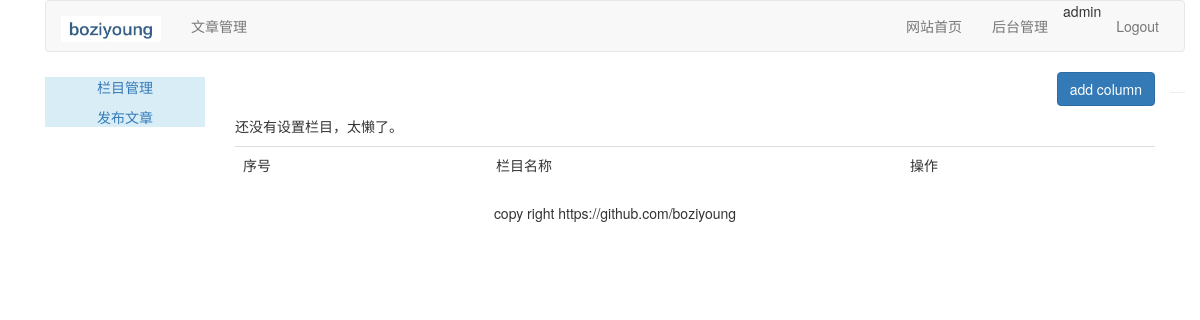
The app's page /article/article-column/ (signed in), older data.
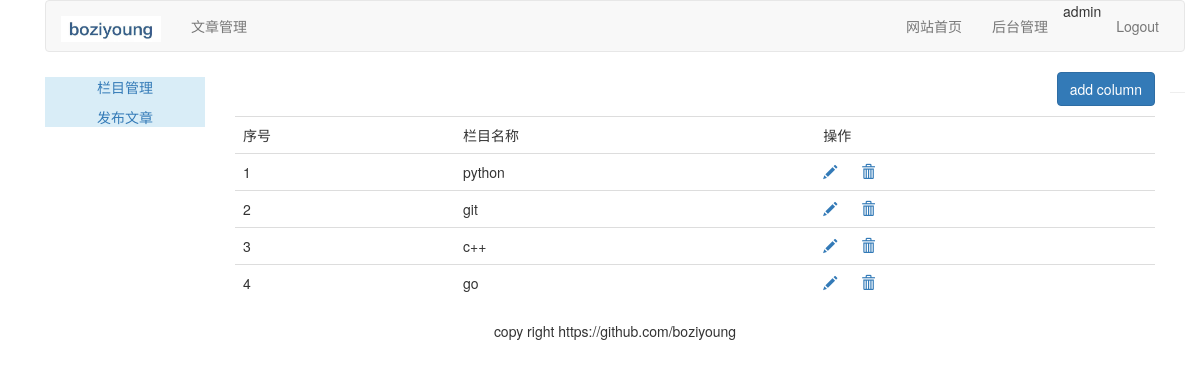
The same page, newer data.
### article/models.py (models this page shows, shortened)
class ArticleColumn(models.Model):
    user = models.ForeignKey(User, related_name="article_column", on_delete=models.CASCADE)      # related_name:# 指定反向访问的名字
    column = models.CharField(max_length=200)
    created = models.DateField(auto_now_add=True)

### article/views.py (the view, shortened to what this page needs)
# urls.py: path('article-column/',  views.article_column, name="article_column"),
@login_required(login_url='/account/login/')
@csrf_exempt   # 可以解決提交表單時遇到的csrf錯誤
def article_column(request):
    if request.method == "GET":
        columns = ArticleColumn.objects.filter(user=request.user)
        column_form = ArticleColumnForm()              # 创建表单类实例对象
        return render(request, "article/column/article_column.html", {"columns": columns, 'column_form': column_form})

### templates/article/column/article_column.html (shortened to what this page needs)
{% extends "article/base.html" %}
{% load static %}
{% block title %}article column{% endblock %} {% block content %}
<div>
    <p class="text-right">
        <button id= "add_column" onclick="add_column()" class="btn btn-primary"> add column</button>
    </p>
    <table class="table table-hover">
        <tr>
            <td>序号</td>
            <td>栏目名称</td>
            <td>操作</td>
        </tr>
        {% for column in columns %}
        <tr>
            <td>{{ forloop.counter }}</td>
            <td>{{ column.column }}</td>
            <td>
                <a name="edit" href="javascript:" onclick="edit_column(this, {{ column.id }})">
                    <span class="glyphicon glyphicon-pencil"></span>
                </a>
                <a name="delete" href="javascript:" onclick="del_column(this, {{ column.id }})">
                    <span class="glyphicon glyphicon-trash" style="margin-left:20px;"></span>
                </a>
            </td>
        </tr>
        {% empty %}
        <p>还没有设置栏目，太懒了。</p>
        {% endfor %}
    </table>
</div>
{% endblock %}

### templates/article/base.html (shortened to what this page needs)
{% load static %}
<!DOCTYPE html>
<html lang="zh-cn">
<head>
    <link rel="stylesheet" href="{% static 'css/bootstrap.css' %}">
</head>
<body>
    <div class="container">
        {% include 'article/header.html' %}
        <div class="col-md-2">
            {% include 'article/leftslider.html' %}
        </div>
        <div class="col-md-10">
            {% block content %}
            {% endblock %}
        </div>
        {% include 'footer.html' %}
    </div>
</body>
</html>

### templates/article/header.html
{% load static %}
<div class="container">
    <nav class="navbar navbar-default" role="navigation">
        <div class="navbar-header">
            <a class="navbar-brand" href="https://github.com/boziyoung">
                <img width="100px" src="{% static 'images/logo.jpg' %}">
            </a>
        </div>
        <div>
            <ul class="nav navbar-nav" role="tablist">
                <li><a href="{% url 'article:article_column' %}">文章管理</a></li>
            </ul>
            <ul class="nav navbar-nav navbar-right" style="margin-right:10px">
                <li><a href="{% url 'blog:blog_title' %}">网站首页</a></li>
                <li><a href="{% url 'article:article_column' %}">后台管理</a></li>
                <li><span>{{ user.username }}</span></li>
                <li><a href="{% url 'account:user_logout' %}">Logout</a></li>
            </ul>
        </div>
    </nav>
</div>

### templates/article/leftslider.html
<div class="bg-info">
    <div class="text-center" style="margin-top: 5px;">
        <p><a href="{% url 'article:article_column'%}">栏目管理</a></p>
        <p><a href="{% url 'article:article_post'%}">发布文章</a></p>
    </div>
</div>

### templates/footer.html
<div class="container"> <hr>
    <p class="text-center">copy right https://github.com/boziyoung</p>
</div>

Row changes from the older to the newer data that the page shows:
added ArticleColumn: column "python"
added ArticleColumn: column "git"
added ArticleColumn: column "c++"
added ArticleColumn: column "go"
Text that changed along with them:
text no longer shown: "还没有设置栏目，太懒了。"
